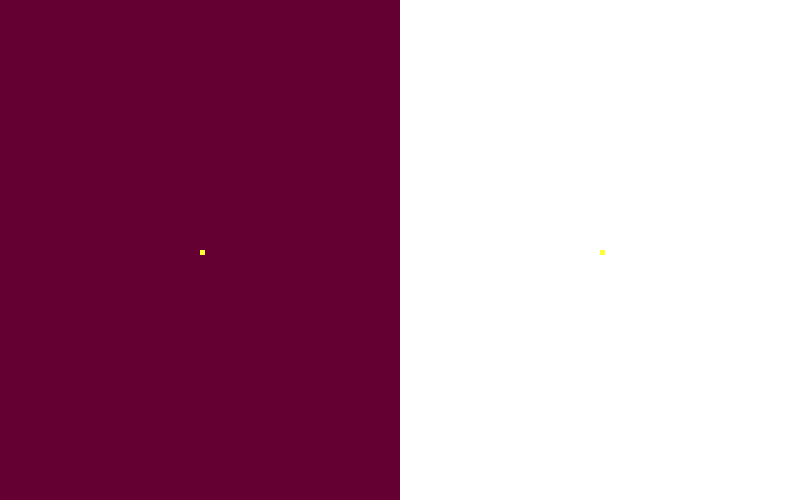
Frame 1 (no input)
Frame 60 (no input): identical to frame 1, image omitted
Frame 120 (the mouse pressed at the canvas centre since frame 60): identical to frame 1, image omitted

The p5.js sketch that drew this single still picture (run headless with seeded random() and noise() and a simulated clock; from frame 60 on, the mouse is pressed at the canvas centre):

// p5.js sketch
// ── sketch.js
function setup() {
  createCanvas(800,500);
}

function draw() {
  //left side large rect
  noStroke();
  fill(100,0,50);
  rect(0,0,400,800);
  
  //left side small rect
  noStroke();
  fill(255,255,50);
  rect(200,250,5,5);
  
  
  //right side small rect
  noStroke();
  fill(255,255,50);
  rect(600,250,5,5);
}
